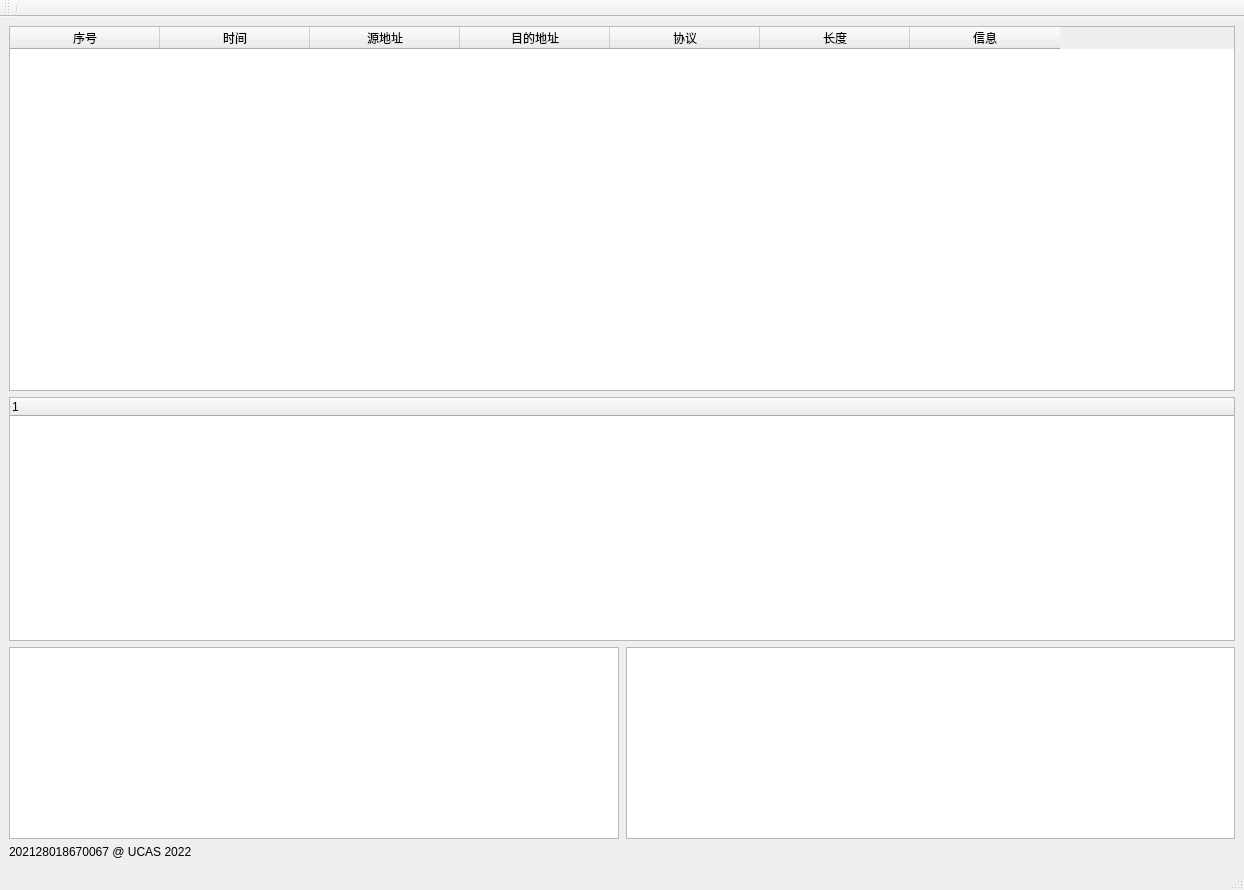
<?xml version="1.0" encoding="UTF-8"?>
<ui version="4.0">
 <class>MainWindow</class>
 <widget class="QMainWindow" name="MainWindow">
  <property name="geometry">
   <rect>
    <x>0</x>
    <y>0</y>
    <width>1244</width>
    <height>890</height>
   </rect>
  </property>
  <property name="contextMenuPolicy">
   <enum>Qt::DefaultContextMenu</enum>
  </property>
  <property name="windowTitle">
   <string>Sniffer</string>
  </property>
  <widget class="QWidget" name="centralwidget">
   <layout class="QGridLayout" name="gridLayout_2">
    <item row="0" column="0">
     <layout class="QGridLayout" name="gridLayout" rowstretch="0,0,0" columnstretch="0">
      <item row="1" column="0">
       <widget class="QTreeWidget" name="treeWidget">
        <property name="sizePolicy">
         <sizepolicy hsizetype="Expanding" vsizetype="Expanding">
          <horstretch>3</horstretch>
          <verstretch>2</verstretch>
         </sizepolicy>
        </property>
        <column>
         <property name="text">
          <string notr="true">1</string>
         </property>
        </column>
       </widget>
      </item>
      <item row="0" column="0">
       <widget class="QTableWidget" name="tableWidget">
        <property name="sizePolicy">
         <sizepolicy hsizetype="Expanding" vsizetype="Expanding">
          <horstretch>0</horstretch>
          <verstretch>3</verstretch>
         </sizepolicy>
        </property>
        <attribute name="horizontalHeaderDefaultSectionSize">
         <number>150</number>
        </attribute>
        <column>
         <property name="text">
          <string>序号</string>
         </property>
        </column>
        <column>
         <property name="text">
          <string>时间</string>
         </property>
        </column>
        <column>
         <property name="text">
          <string>源地址</string>
         </property>
        </column>
        <column>
         <property name="text">
          <string>目的地址</string>
         </property>
        </column>
        <column>
         <property name="text">
          <string>协议</string>
         </property>
        </column>
        <column>
         <property name="text">
          <string>长度</string>
         </property>
        </column>
        <column>
         <property name="text">
          <string>信息</string>
         </property>
        </column>
       </widget>
      </item>
      <item row="2" column="0">
       <layout class="QHBoxLayout" name="horizontalLayout" stretch="1,1">
        <property name="spacing">
         <number>7</number>
        </property>
        <item>
         <widget class="QTextBrowser" name="textBrowserDump">
          <property name="sizePolicy">
           <sizepolicy hsizetype="Expanding" vsizetype="Expanding">
            <horstretch>2</horstretch>
            <verstretch>2</verstretch>
           </sizepolicy>
          </property>
         </widget>
        </item>
        <item>
         <widget class="QTextBrowser" name="textBrowserRaw">
          <property name="sizePolicy">
           <sizepolicy hsizetype="Expanding" vsizetype="Expanding">
            <horstretch>3</horstretch>
            <verstretch>2</verstretch>
           </sizepolicy>
          </property>
         </widget>
        </item>
       </layout>
      </item>
     </layout>
    </item>
    <item row="2" column="0">
     <widget class="QLabel" name="label">
      <property name="text">
       <string>202128018670067 @ UCAS 2022</string>
      </property>
     </widget>
    </item>
   </layout>
  </widget>
  <widget class="QMenuBar" name="menubar">
   <property name="geometry">
    <rect>
     <x>0</x>
     <y>0</y>
     <width>1244</width>
     <height>26</height>
    </rect>
   </property>
  </widget>
  <widget class="QStatusBar" name="statusbar"/>
  <widget class="QToolBar" name="toolBar">
   <property name="windowTitle">
    <string>toolBar</string>
   </property>
   <attribute name="toolBarArea">
    <enum>TopToolBarArea</enum>
   </attribute>
   <attribute name="toolBarBreak">
    <bool>false</bool>
   </attribute>
   <addaction name="separator"/>
  </widget>
 </widget>
 <resources/>
 <connections/>
</ui>
